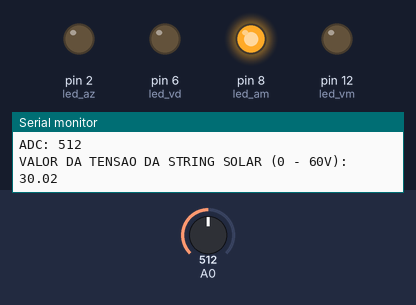
Bench run of a sketch on a simulated Arduino Uno, built with avr-gcc and run on an emulated ATmega328P. On the bench: output pins drawn as LEDs (lit = HIGH), the last lines printed to the serial monitor. Inputs (shaded band) come from the test bench; at power-on: A0 = 512.

Above: at 1.2 s.
1.3 s: A0 set to 497
At 2.2 s:
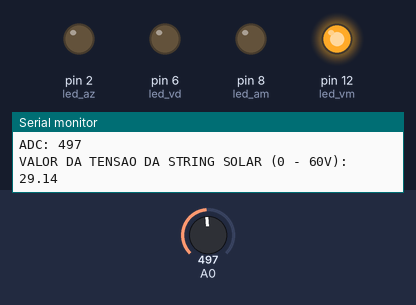
2.8 s: A0 set to 716
At 3.3 s:
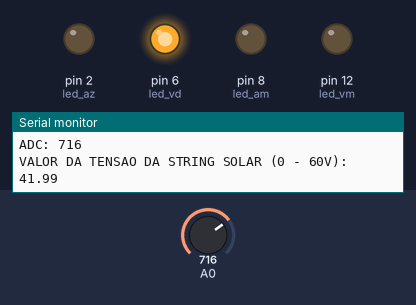
4.3 s: A0 set to 920
7.3 s: A0 set to 947
At 8.5 s:
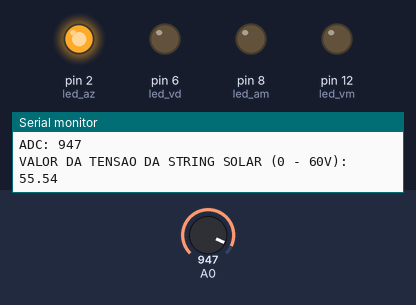
8.8 s: A0 set to 900
At 9.9 s:
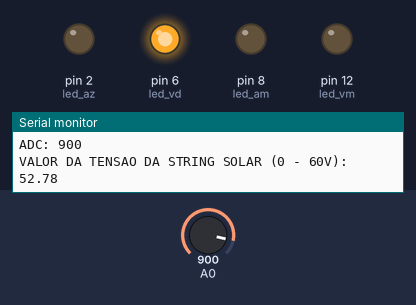
11.8 s: A0 set to 1023
At 13.2 s:
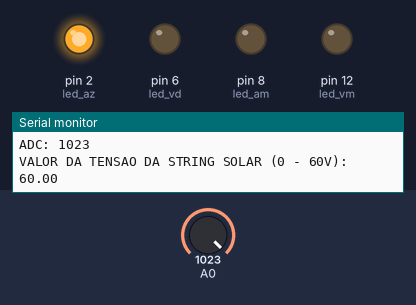
Timing chart, 0 to 14.3 s (numbered marks = the images above; inputs shaded):
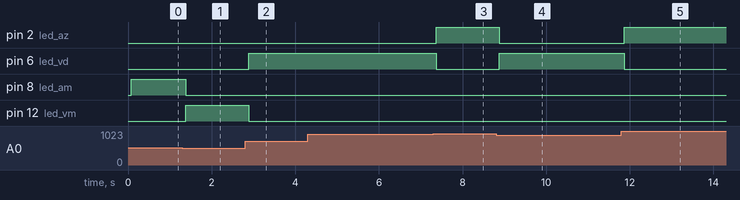

Measured:
- the behaviour switches between 512 and 511 on A0 (found by bisection; images 0 and 1)
- the behaviour switches between 937 and 938 on A0 (found by bisection; images 2 and 3)
- after the input at 1.3 s, pin 8 (led_am): HIGH → LOW after 0.09 s; pin 12 (led_vm): LOW → HIGH after 0.09 s
- after the input at 2.8 s, pin 6 (led_vd): LOW → HIGH after 0.08 s; pin 12 (led_vm): HIGH → LOW after 0.08 s
- after the input at 7.3 s, pin 2 (led_az): LOW → HIGH after 0.08 s; pin 6 (led_vd): HIGH → LOW after 0.08 s
- after the input at 8.8 s, pin 2 (led_az): HIGH → LOW after 0.07 s; pin 6 (led_vd): LOW → HIGH after 0.07 s
- after the input at 11.8 s, pin 2 (led_az): LOW → HIGH after 0.07 s; pin 6 (led_vd): HIGH → LOW after 0.07 s

The sketch:

aula07_monitor_tensao_sers.ino
```cpp
/*
ADC => ANALOG TO DIGITAL CONVERTER

CONVERTE A TENSÃO DOS PINOS DE 10 A 15 EM UM VALOR DECIMAL A PARTIR DE UMA VARIÁVEL DE 10 BITS

analogRead(pino) ===> 0 a 1023
0.00V ===> 0
5.00V ===> 1023

2 ^ 2 = 4
2 ^ 3 = 8
2 ^ 4 = 16
...
2 ^ 10 = 1024

*/

// Mapeie os pinos a partir da análise do diagrama no Tinkercad
#define led_vm 12
#define led_am 8
#define led_vd 6
#define led_az 2

// Declare aqui suas variáveis globais
int valorAnalog; // ===> analogRead() ===> 0 a 1023
float tensao_0_5V, tensao_0_60V;

void setup() {
  Serial.begin(9600);

  // Configure os modos dos pinos
  pinMode(led_vm, OUTPUT);
  pinMode(led_am, OUTPUT);
  pinMode(led_vd, OUTPUT);
  pinMode(led_az, OUTPUT);

  // Adicione qualquer outra configuração que seu exercício precisar
  Serial.println("======================= MEDIDOR DE TENSÃO DA 1CCPQ =======================");
}

void loop() {
  medidor();
  comparador();
}

void medidor() {
  valorAnalog = analogRead(A0); // 0 a 1023
  // 0 ===> 0.00V
  // 1023 ===> 5.00V
  tensao_0_5V = map(valorAnalog, 0, 1023, 0, 500) / 100.0;
  tensao_0_60V = map(valorAnalog, 0, 1023, 0, 6000) / 100.0;

  Serial.print("ADC: ");
  Serial.println(valorAnalog);
  Serial.print("VALOR DA TENSAO DA STRING SOLAR (0 - 60V): ");
  Serial.println(tensao_0_60V);
}

void comparador() {
  digitalWrite(led_az, LOW);
  digitalWrite(led_vd, LOW);
  digitalWrite(led_am, LOW);
  digitalWrite(led_vm, LOW);

  // LED AZUL ===> GERAÇÃO ACIMA DE 55V
  if (tensao_0_60V > 55) {
    digitalWrite(led_az, HIGH);
  }
  // LED VERDE ===> GERAÇÃO ENTRE 40V E 55V
  // operador AND => &&
  else if (tensao_0_60V > 40 && tensao_0_60V < 55) {
    digitalWrite(led_vd, HIGH);
  }
  // LED AMARELO ===> GERAÇÃO ENTRE 30V E 40V
  else if (tensao_0_60V > 30 && tensao_0_60V < 40) {
    digitalWrite(led_am, HIGH);
  }
  // LED VERMELHO ===> GERAÇÃO ABAIXO DE 30V
  else {
    digitalWrite(led_vm, HIGH);
  }
}
```
